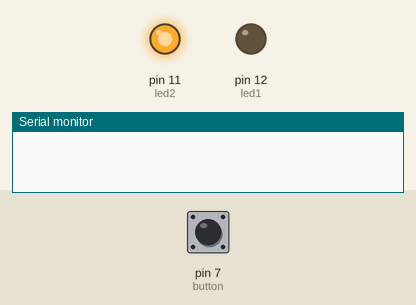
The sketch below on a simulated Arduino Uno, built with avr-gcc and run on an emulated ATmega328P. Parts: output pins drawn as LEDs (lit = HIGH), the last lines printed to the serial monitor. Inputs (shaded band) come from the test bench; at power-on: pin 7 (button) LOW.

Above: at 1.2 s.
1.3 s: pin 7 (button) pulled HIGH for 0.15 s
At 1.38 s:
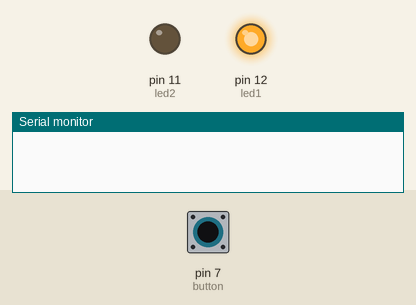
2.9 s: pin 7 (button) pulled HIGH for 3.2 s
At 7.0 s:
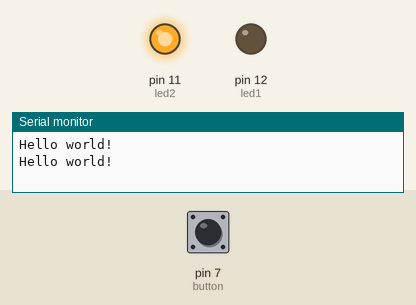
Timing chart, 0 to 8.5 s (numbered marks = the images above; inputs shaded):
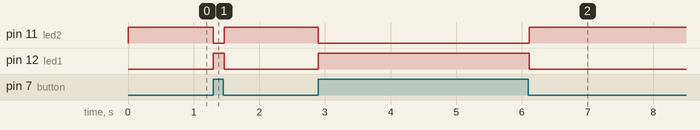

The sketch:

sketch_switchled.ino
```cpp
int led1 = 12;
int led2 = 11;
int button = 7;
int state;
int laststate;
void setup() {
  Serial.begin(9600);
  // put your setup code here, to run once:
  pinMode(led1,OUTPUT);
  pinMode(led2,OUTPUT);
  pinMode(button,INPUT);
}

void loop() {
  // put your main code here, to run repeatedly:
  laststate= state;
  state = digitalRead(button);
  if ((state ^ laststate) && !state) {
    Serial.println("Hello world!");
    Serial.flush();
  }
  if(state==HIGH){
    digitalWrite(led1,HIGH);
    digitalWrite(led2,LOW);
  }
  else{
    digitalWrite(led2,HIGH);
    digitalWrite(led1,LOW);
  }
}
```

Measured:
- after the input at 1.3 s, pin 11 (led2): HIGH → LOW at once, → HIGH 0.16 s later; pin 12 (led1): LOW → HIGH at once, → LOW 0.16 s later
- after the input at 2.9 s, pin 11 (led2): HIGH → LOW at once, → HIGH 3.2 s later; pin 12 (led1): LOW → HIGH at once, → LOW 3.2 s later
